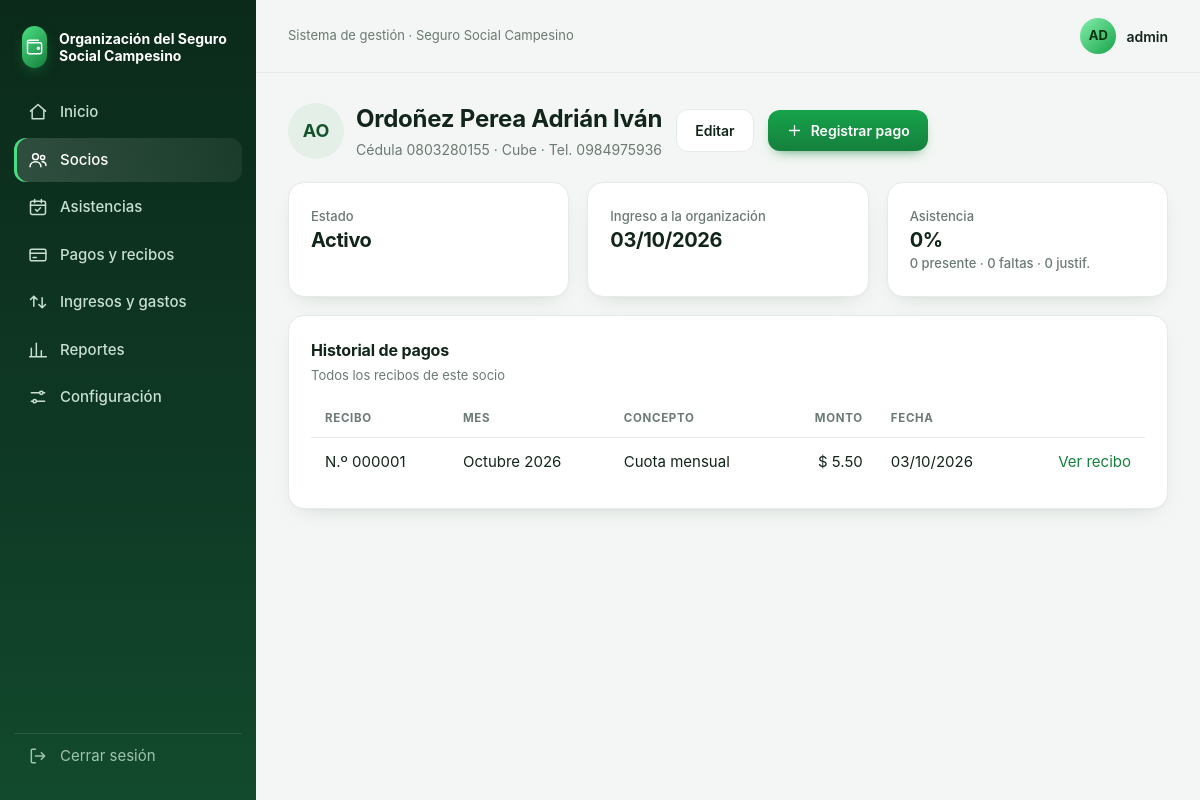
Page /socios/1 (signed in) on the committed database.
### tables this page shows
CREATE TABLE config (
  clave TEXT PRIMARY KEY,
  valor TEXT NOT NULL
);

CREATE TABLE pagos (
  id INTEGER PRIMARY KEY AUTOINCREMENT,
  socio_id INTEGER NOT NULL REFERENCES socios(id),
  mes TEXT NOT NULL,
  concepto TEXT NOT NULL,
  monto REAL NOT NULL,
  fecha TEXT NOT NULL,
  forma_pago TEXT NOT NULL DEFAULT 'efectivo',
  observacion TEXT,
  anulado INTEGER NOT NULL DEFAULT 0,
  registrado_por TEXT
);

CREATE TABLE socios (
  id INTEGER PRIMARY KEY AUTOINCREMENT,
  cedula TEXT UNIQUE NOT NULL,
  nombres TEXT NOT NULL,
  apellidos TEXT NOT NULL,
  telefono TEXT,
  comunidad TEXT,
  fecha_ingreso TEXT,
  estado TEXT NOT NULL DEFAULT 'activo'
);

### app.py (the view)
@app.route("/socios/<int:sid>")
@login_required
def socio_detalle(sid):
    db = get_db()
    s = db.execute("SELECT * FROM socios WHERE id = ?", (sid,)).fetchone()
    if not s:
        abort(404)
    pagos = db.execute("SELECT * FROM pagos WHERE socio_id = ? ORDER BY mes DESC, id DESC", (sid,)).fetchall()
    asis = db.execute("""SELECT estado, COUNT(*) AS n FROM asistencias
                         WHERE socio_id = ? GROUP BY estado""", (sid,)).fetchall()
    return render_template("socio_detalle.html", s=s, pagos=pagos,
                           asis={r["estado"]: r["n"] for r in asis})

### app.py (called while the page is built)
@app.template_filter("money")
def f_money(v):
    v = float(v or 0)
    return f"-$ {abs(v):,.2f}" if v < 0 else f"$ {v:,.2f}"

@app.template_filter("fdate")
def f_fdate(s):
    try:
        y, m, d = s.split("-")
        return f"{d}/{m}/{y}"
    except Exception:
        return s or ""

@app.template_filter("mes_largo")
def f_mes_largo(ym):
    try:
        return f"{MESES[int(ym[5:7]) - 1]} {ym[:4]}"
    except Exception:
        return ym

def get_db():
    if "db" not in g:
        g.db = sqlite3.connect(DB_PATH)
        g.db.row_factory = sqlite3.Row
        g.db.execute("PRAGMA foreign_keys = ON")
    return g.db

def cfg(clave):
    r = get_db().execute("SELECT valor FROM config WHERE clave = ?", (clave,)).fetchone()
    return r["valor"] if r else ""

@app.context_processor
def inyectar():
    return {"org": cfg("organizacion")}

def login_required(f):
    @wraps(f)
    def envoltura(*a, **kw):
        if "usuario" not in session:
            return redirect(url_for("login"))
        return f(*a, **kw)
    return envoltura

### templates/socio_detalle.html (shortened to what this page needs)
{% extends "base.html" %}
{% block content %}
{% set tot = asis.get('presente',0) + asis.get('falta',0) + asis.get('justificada',0) %}
<div class="head">
  <div class="who"><span class="av" style="width:56px;height:56px;font-size:18px">{{ (s.nombres[:1] ~ s.apellidos[:1])|upper }}</span>
    <div><h1 style="font-size:24px">{{ s.apellidos }} {{ s.nombres }}</h1><p>Cédula {{ s.cedula }} · {{ s.comunidad }} · Tel. {{ s.telefono }}</p></div></div>
  <a class="btn ghost" href="{{ url_for('socio_form', sid=s.id) }}">Editar</a>
  <a class="btn" href="{{ url_for('pago_nuevo', socio_id=s.id) }}"><svg class="ic"><use href="#i-plus"/></svg>Registrar pago</a>
</div>
<div class="grid g4">
  <div class="card kpi"><div><small>Estado</small><div class="n" style="font-size:20px">{{ s.estado|capitalize }}</div></div></div>
  <div class="card kpi"><div><small>Ingreso a la organización</small><div class="n" style="font-size:20px">{{ s.fecha_ingreso|fdate }}</div></div></div>
  <div class="card kpi"><div><small>Asistencia</small><div class="n" style="font-size:20px">{{ ((asis.get('presente',0) / tot * 100)|round|int) if tot else 0 }}%</div>
    <small>{{ asis.get('presente',0) }} presente · {{ asis.get('falta',0) }} faltas · {{ asis.get('justificada',0) }} justif.</small></div></div>
</div>
<div class="card"><h3>Historial de pagos</h3><div class="sub">Todos los recibos de este socio</div>
<div class="wrap"><table class="tbl">
  <thead><tr><th>Recibo</th><th>Mes</th><th>Concepto</th><th class="r">Monto</th><th>Fecha</th><th></th></tr></thead>
  <tbody>{% for p in pagos %}
  <tr class="{{ 'anulado' if p.anulado }}"><td>N.º {{ '%06d'|format(p.id) }}</td><td>{{ p.mes|mes_largo }}</td><td>{{ p.concepto }}</td>
    <td class="r">{{ p.monto|money }}</td><td>{{ p.fecha|fdate }}</td><td class="r"><a href="{{ url_for('recibo', pid=p.id) }}" target="_blank">Ver recibo</a></td></tr>
  {% else %}<tr><td colspan="6" class="vacio">Sin pagos registrados.</td></tr>{% endfor %}</tbody>
</table></div></div>
{% endblock %}

### templates/base.html (shortened to what this page needs)
<!doctype html>
<html lang="es">
<head>
</head>
<body>
{% if session.usuario %}
{% set ep = request.endpoint %}
{% macro item(eps, url, icon, label) %}<a href="{{ url }}" class="{{ 'act' if request.endpoint in eps }}"><svg class="ic"><use href="#i-{{ icon }}"/></svg>{{ label }}</a>{% endmacro %}
<div class="app">
<aside class="side">
  <div class="brand"><div class="logo"><svg class="ic"><use href="#i-wallet"/></svg></div><span>{{ org }}</span></div>
  <nav>
    {{ item(['inicio'], url_for('inicio'), 'home', 'Inicio') }}
    {{ item(['socios','socio_form','socio_detalle'], url_for('socios'), 'users', 'Socios') }}
    {{ item(['reuniones','reunion'], url_for('reuniones'), 'cal', 'Asistencias') }}
    {{ item(['pagos','pago_nuevo','recibo'], url_for('pagos'), 'card', 'Pagos y recibos') }}
    {{ item(['finanzas'], url_for('finanzas'), 'flow', 'Ingresos y gastos') }}
    {{ item(['reportes'], url_for('reportes'), 'chart', 'Reportes') }}
    {{ item(['configuracion'], url_for('configuracion'), 'set', 'Configuración') }}
  </nav>
  <a class="salir" href="{{ url_for('logout') }}"><svg class="ic"><use href="#i-out"/></svg>Cerrar sesión</a>
</aside>
<div class="main">
  <div class="top">
    <div class="t">Sistema de gestión · Seguro Social Campesino</div>
    <div class="user"><div class="avatar">{{ session.usuario[:2]|upper }}</div>{{ session.usuario }}</div>
  </div>
  <div class="content">
    {% block content %}{% endblock %}
  </div>
</div>
</div>
{% else %}
{% for cat, m in get_flashed_messages(with_categories=true) %}<div class="msg {{ cat }}" style="position:fixed;top:14px;right:14px;z-index:50">{{ m }}</div>{% endfor %}
{% block login %}{% endblock %}
{% endif %}
</body>
</html>

### templates/base.html (style rules this page uses)
:root { --bg:#f3f6f4;--card:#fff;--ink:#12251a;--muted:#6b7a72;--line:#e5ebe7;--brand:#15803d;--brand2:#0f5f2e; --ing:#16a34a;--gas:#e11d48;--warn:#d97706;--r:16px;--sh:0 1px 2px #0b1f1405,0 8px 24px -12px #0b1f142e }
* { box-sizing:border-box }
body { margin:0;background:var(--bg);color:var(--ink);font:15px/1.5 Inter,"Segoe UI",system-ui,-apple-system,Roboto,sans-serif;-webkit-font-smoothing:antialiased }
a { color:var(--brand);text-decoration:none }
h1,h2,h3 { margin:0;letter-spacing:-.01em }
.ic { width:20px;height:20px;fill:none;stroke:currentColor;stroke-width:1.8;stroke-linecap:round;stroke-linejoin:round;flex:none }
.app { display:flex;min-height:100vh }
.side { width:256px;flex:none;background:linear-gradient(180deg,#0b2a1a,#0f3a25 60%,#124a2d);color:#c9e0d1;padding:22px 14px;position:sticky;top:0;height:100vh;display:flex;flex-direction:column;z-index:20 }
.brand { display:flex;gap:12px;align-items:center;padding:4px 8px 22px;color:#fff;font-weight:700;font-size:14px;line-height:1.25 }
.logo { width:42px;height:42px;border-radius:13px;background:linear-gradient(135deg,#4ade80,#15803d);display:grid;place-items:center;color:#fff;box-shadow:0 6px 16px -6px #22c55e99 }
.side nav { flex:1 }
.side nav a { display:flex;gap:12px;align-items:center;padding:11px 14px;border-radius:12px;color:#c9e0d1;font-weight:500;margin-bottom:3px;transition:.15s }
.side nav a.act { background:linear-gradient(90deg,#ffffff26,#ffffff10);color:#fff;box-shadow:inset 3px 0 0 #4ade80 }
.side .salir { display:flex;gap:12px;align-items:center;padding:11px 14px;color:#9fc4ad;border-top:1px solid #ffffff1a;margin-top:10px }
.main { flex:1;min-width:0 }
.top { display:flex;align-items:center;gap:14px;padding:18px 32px;position:sticky;top:0;background:#f3f6f4d9;backdrop-filter:blur(8px);z-index:10;border-bottom:1px solid var(--line) }
.top .t { font-size:13px;color:var(--muted);flex:1 }
.user { display:flex;gap:10px;align-items:center;font-weight:600;font-size:14px }
.avatar { width:36px;height:36px;border-radius:50%;background:linear-gradient(135deg,#86efac,#16a34a);color:#06310f;display:grid;place-items:center;font-weight:700;font-size:13px }
.content { padding:28px 32px 48px;max-width:1240px;overflow-x:hidden }
.head { display:flex;align-items:center;gap:14px;flex-wrap:wrap;margin-bottom:22px }
.head h1 { font-size:26px;flex:1;min-width:200px }
.head p { margin:2px 0 0;color:var(--muted);font-size:14px }
.card { background:var(--card);border:1px solid var(--line);border-radius:var(--r);box-shadow:var(--sh);padding:22px }
.card h3 { font-size:16px;margin-bottom:4px }
.card .sub { color:var(--muted);font-size:13px;margin-bottom:14px }
.grid { display:grid;gap:18px;margin-bottom:18px }
.g4 { grid-template-columns:repeat(auto-fit,minmax(220px,1fr)) }
.grid>* { min-width:0 }
.kpi { display:flex;gap:14px;align-items:flex-start }
.kpi small { color:var(--muted);font-size:13px;font-weight:500 }
.kpi .n { font-size:26px;font-weight:700;letter-spacing:-.02em;line-height:1.2 }
.btn { display:inline-flex;align-items:center;gap:8px;background:linear-gradient(180deg,#16a34a,#15803d);color:#fff;border:0;padding:10px 18px;border-radius:12px;font-family:inherit;font-weight:600;font-size:14px;cursor:pointer;box-shadow:0 6px 14px -8px #15803d;transition:.15s }
.btn.ghost { background:#fff;color:var(--ink);border:1px solid var(--line);box-shadow:none }
.btn .ic { width:17px;height:17px }
.tbl { width:100%;border-collapse:collapse }
.tbl th { font-size:11.5px;text-transform:uppercase;letter-spacing:.06em;color:var(--muted);text-align:left;padding:10px 14px;border-bottom:1px solid var(--line);white-space:nowrap }
.tbl td { padding:13px 14px;border-bottom:1px solid #eef2ef;vertical-align:middle }
.tbl tr:last-child td { border-bottom:0 }
.tbl .r { text-align:right;white-space:nowrap }
.wrap { overflow-x:auto }
.who { display:flex;gap:12px;align-items:center }
.who .av { width:36px;height:36px;border-radius:50%;background:#e4efe8;color:#14532d;display:grid;place-items:center;font-weight:700;font-size:12px;flex:none }

### rows in the picture
config: valor "Organización del Seguro Social Campesino"
pagos: usuario "admin", id "000001", mes|mes_largo "Octubre 2026", concepto "Cuota mensual", monto "$ 5.50", fecha|fdate "03/10/2026"
socios: nombres+apellidos "AO", apellidos "Ordoñez Perea", nombres "Adrián Iván", cedula "0803280155", comunidad "Cube", telefono "0984975936", estado "Activo", fecha_ingreso|fdate "03/10/2026"

### other values in the picture
{{ label }} "Inicio Socios Asistencias Pagos y recibos Ingresos y gastos Reportes Configuración"
{{ session.usuario[:2]|upper }} "AD"
{{ ((asis.get('presente',0) / tot * 100)|round|int) if tot else 0 }} "0"
{{ asis.get('presente',0) }} "0"
{{ asis.get('falta',0) }} "0"
{{ asis.get('justificada',0) }} "0"
